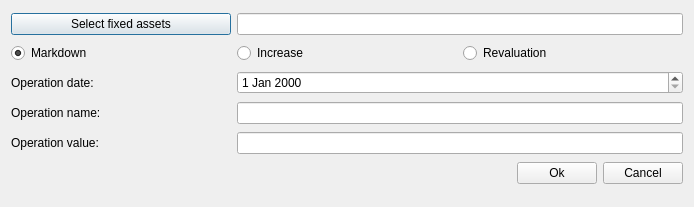
<?xml version="1.0" encoding="UTF-8"?>
<ui version="4.0">
 <class>CreateFxdAstOper</class>
 <widget class="QDialog" name="CreateFxdAstOper">
  <property name="geometry">
   <rect>
    <x>0</x>
    <y>0</y>
    <width>694</width>
    <height>207</height>
   </rect>
  </property>
  <property name="minimumSize">
   <size>
    <width>500</width>
    <height>0</height>
   </size>
  </property>
  <property name="windowTitle">
   <string>Create/Update fixed assets operation</string>
  </property>
  <property name="locale">
   <locale language="English" country="UnitedStates"/>
  </property>
  <property name="modal">
   <bool>false</bool>
  </property>
  <layout class="QGridLayout" name="gridLayout">
   <property name="leftMargin">
    <number>11</number>
   </property>
   <property name="topMargin">
    <number>11</number>
   </property>
   <property name="rightMargin">
    <number>11</number>
   </property>
   <property name="bottomMargin">
    <number>17</number>
   </property>
   <item row="4" column="0">
    <widget class="QLabel" name="label_2">
     <property name="text">
      <string>Operation value:</string>
     </property>
    </widget>
   </item>
   <item row="1" column="1">
    <widget class="QRadioButton" name="inRdb">
     <property name="text">
      <string>Increase</string>
     </property>
    </widget>
   </item>
   <item row="1" column="0">
    <widget class="QRadioButton" name="decRdb">
     <property name="text">
      <string>Markdown</string>
     </property>
     <property name="checked">
      <bool>true</bool>
     </property>
    </widget>
   </item>
   <item row="3" column="0">
    <widget class="QLabel" name="label">
     <property name="text">
      <string>Operation name:</string>
     </property>
    </widget>
   </item>
   <item row="2" column="0">
    <widget class="QLabel" name="label_7">
     <property name="text">
      <string>Operation date:</string>
     </property>
    </widget>
   </item>
   <item row="0" column="0">
    <widget class="QPushButton" name="fxdAstButton">
     <property name="text">
      <string>Select fixed assets</string>
     </property>
    </widget>
   </item>
   <item row="1" column="2">
    <widget class="QRadioButton" name="reRdb">
     <property name="text">
      <string>Revaluation</string>
     </property>
    </widget>
   </item>
   <item row="0" column="1" colspan="2">
    <widget class="QLineEdit" name="fixedAstEdit"/>
   </item>
   <item row="2" column="1" colspan="2">
    <widget class="QDateEdit" name="operDateEdit"/>
   </item>
   <item row="3" column="1" colspan="2">
    <widget class="QLineEdit" name="nameEdit"/>
   </item>
   <item row="4" column="1" colspan="2">
    <widget class="QLineEdit" name="valueEdit"/>
   </item>
   <item row="7" column="0" colspan="3">
    <layout class="QHBoxLayout" name="horizontalLayout">
     <item>
      <spacer name="horizontalSpacer">
       <property name="orientation">
        <enum>Qt::Horizontal</enum>
       </property>
       <property name="sizeHint" stdset="0">
        <size>
         <width>40</width>
         <height>20</height>
        </size>
       </property>
      </spacer>
     </item>
     <item>
      <widget class="QPushButton" name="okBtn">
       <property name="text">
        <string>Ok</string>
       </property>
      </widget>
     </item>
     <item>
      <widget class="QPushButton" name="cancelBtn">
       <property name="text">
        <string>Cancel</string>
       </property>
      </widget>
     </item>
    </layout>
   </item>
  </layout>
 </widget>
 <tabstops>
  <tabstop>okBtn</tabstop>
  <tabstop>cancelBtn</tabstop>
 </tabstops>
 <resources/>
 <connections/>
</ui>
